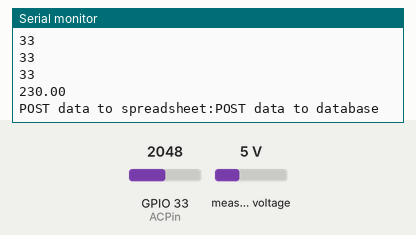
This sketch was run on a simulated ESP32. Parts: the last lines printed to the serial monitor. The test bench sets the inputs (shaded band); at power-on: measured voltage 5 V, GPIO 33 (ACPin) = 2048. WiFi joins after 1.5 s; servers stay silent unless stated; uploads are accepted with an empty reply.

Above: at 2.7 s.
2.8 s: measured voltage set to 0.3 V
At 4.3 s:
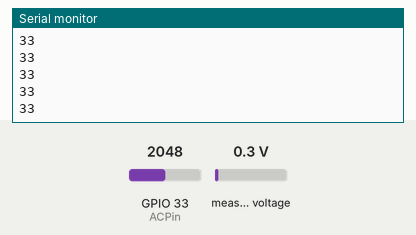
4.4 s: GPIO 33 (ACPin) set to 2866
At 5.8 s:
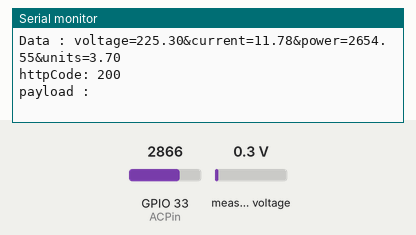
5.9 s: measured voltage set to 3.8 V
At 7.2 s:
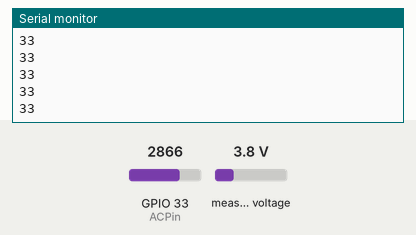
7.4 s: GPIO 33 (ACPin) set to 3603
At 8.4 s:
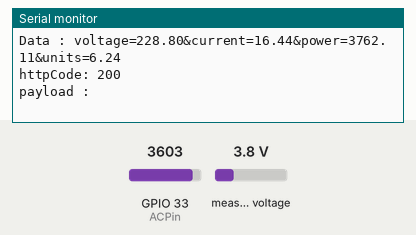
Timing chart, 0 to 9.9 s (numbered marks = the images above; inputs shaded):
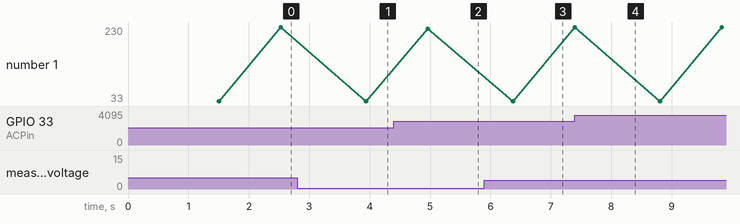

The sketch:

DataBase_Connected.ino
```cpp
//Include required libraries
#include "WiFi.h"
#include <HTTPClient.h>
#include <ZMPT101B.h>

String URL = "http://192.168.23.198/sdgp/database.php";

// WiFi credentials
const char* ssid = "[Evozi.com]";         // change SSID
const char* password = "sasindudh";    // change password
// Google script ID and required credentials
String GOOGLE_SCRIPT_ID = "AKfycbyBfGKguly_sZJvcmA6Xi9gEMgrYNCVJFreWoQ3SPfDUKYs2XuwwyeVF6XNwDB0xspA";    // change Gscript ID

#define SENSITIVITY 500.0f
// and the voltage source frequency is 50 Hz.
int vsensor=34;
const int ACPin = 33;
ZMPT101B voltageSensor(vsensor, 50.0);

float correctionfactor=20;

float Current_Value = 0;

#define ACTectionRange 20;    //set Non-invasive AC Current Sensor tection range (5A,10A,20A)
#define VREF 3.3
char units[5];
unsigned long last_time =0;
unsigned long current_time =0;
float Wh =0 ;
void setup() {
  Serial.begin(115200);
   pinMode(ACPin,INPUT);
   voltageSensor.setSensitivity(SENSITIVITY);

  // connect to WiFi
  Serial.println();
  Serial.print("Connecting to wifi: ");
  Serial.println(ssid);
  Serial.flush();
  WiFi.begin(ssid, password);
  while (WiFi.status() != WL_CONNECTED) {
    delay(500);
    Serial.print(".");
  }

}
void loop() {
char units;

 float ACcurrent=0;
float current_value = readACCurrentValue();
ACcurrent=current_value;

    delay(1000);

//Serial.print(ACcurrent);
  //Serial.println("Current: ");

  float acvoltage = voltageSensor.getRmsVoltage();
  Serial.println(acvoltage);

float P = acvoltage * ACcurrent;
  last_time = current_time;
  current_time = millis();
  Wh = Wh+  P *(( current_time -last_time) /3600000.0) ;
//   dtostrf(Wh, 4, 2, units);
    String urlFinal = "https://script.google.com/macros/s/"+GOOGLE_SCRIPT_ID+"/exec?"+"voltage="+ String(acvoltage)+ "&current=" + String(ACcurrent)+ "&power=" + String(P)+ "&units=" + String(Wh);
    Serial.print("POST data to spreadsheet:");
    //Serial.println(urlFinal);
    String postData = "voltage="+ String(acvoltage)+ "&current=" + String(ACcurrent)+ "&power=" + String(P)+ "&units=" + String(Wh);
    Serial.println("POST data to database");
    HTTPClient http;
    http.begin(URL);
    http.begin(urlFinal.c_str());
    http.setFollowRedirects(HTTPC_STRICT_FOLLOW_REDIRECTS);
    int httpCode = http.GET();
    int httpCode1 = http.POST(postData);
    Serial.print("HTTP Status Code: ");
    //getting response from google sheet
    String payload = http.getString();

    Serial.print("URL : "); Serial.println(URL);
    Serial.print("Data : "); Serial.println(postData);
    Serial.print("httpCode: "); Serial.println(httpCode1);
    Serial.print("payload : "); Serial.println(payload);
    //---------------------------------------------------------------------
    http.end();
  delay(1000);
}
float readACCurrentValue()
{
  float ACCurrentValue = 0;
  float peakVoltage = 0;
  float voltageVirtualValue = 0;  //Vrms
  for (int i = 0; i < 5; i++)
  {
    peakVoltage += analogRead(ACPin);   //read peak voltage
    Serial.println(ACPin);
    peakVoltage = peakVoltage + correctionfactor;
    delay(1);
  }
  peakVoltage = peakVoltage / 5;
  voltageVirtualValue = peakVoltage * 0.707;    //change the peak voltage to the Virtual Value of voltage

  //The circuit is amplified by 2 times, so it is divided by 2.
  voltageVirtualValue = (voltageVirtualValue / 4095 * VREF ) / 2;

  ACCurrentValue = voltageVirtualValue * ACTectionRange;

  return ACCurrentValue;
}
```

Measured:
- plotted number 1: 225.3 → 228.8 after the input at 5.9 s
